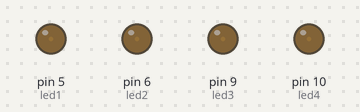
Simulated run of this sketch. Board: Arduino Uno, built with avr-gcc and run on an emulated ATmega328P. Shown: output pins drawn as LEDs (lit = HIGH).

Above: at 0.05 s.
At 1.15 s:
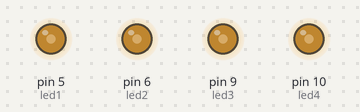
At 2.3 s:
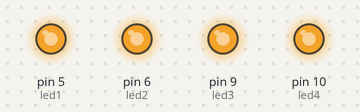
At 3.45 s:
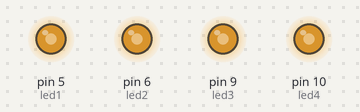
At 4.6 s:
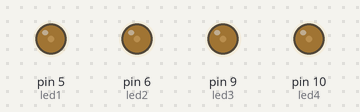
Timing chart, 0 to 6.9 s (numbered marks = the images above):
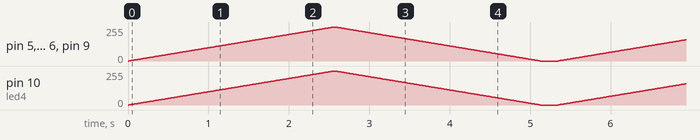

The sketch:

ex3.ino
```cpp
int led1 = 5;
int led2 = 6;
int led3 = 9;
int led4 = 10;
int tim = 10;
int brightness;


void setup() {
  pinMode(led1 , OUTPUT);
  pinMode(led2 , OUTPUT);
  pinMode(led3 , OUTPUT);
  pinMode(led4 , OUTPUT);

}

void loop() {


  for(brightness = 0 ; brightness <=255 ; brightness ++)
  {
    analogWrite (led1 , brightness);
    analogWrite (led2 , brightness);
    analogWrite (led3 , brightness);
    analogWrite (led4 , brightness);
    delay(tim);
  }

  for(brightness = 255 ; brightness >=0 ; brightness --)
  {
    analogWrite (led1 , brightness);
    analogWrite (led2 , brightness );
    analogWrite (led3 , brightness);
    analogWrite (led4 , brightness);
    delay(tim);
  }
  delay (200);


}
```
